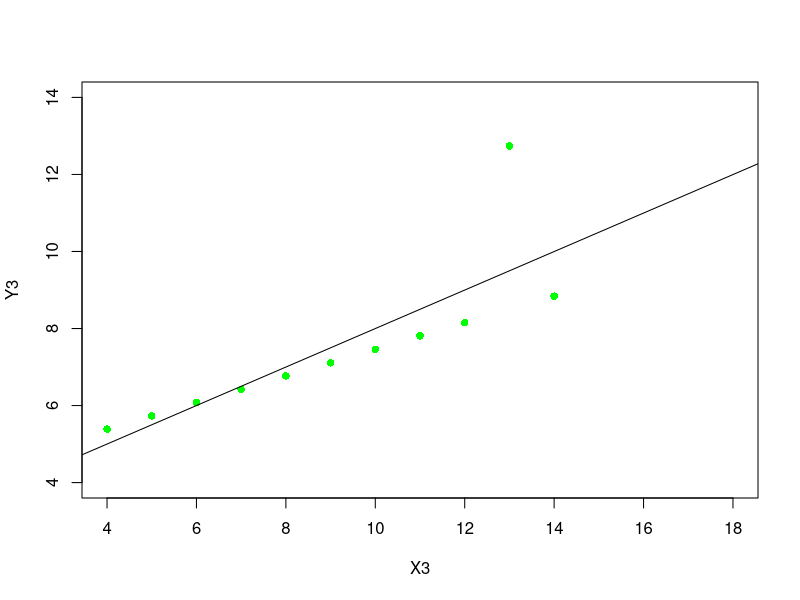

R code for this plot:
x <- c(10.0,8.0,13.0,9.0,11.0,14.0,6.0,4.0,12.0,7.0,5.0)
y <- c(7.46,6.77,12.74,7.11,7.81,8.84,6.08,5.39,8.15,6.42,5.73)
lmfit <- lm(y~x)
plot(y~x,xlab="X3",ylab="Y3", col="green", pch=16,xlim=c(4,18),ylim=c(4,14))
abline(lmfit)